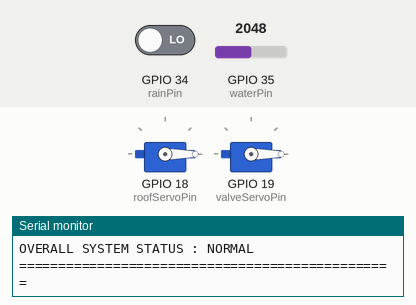
Simulated run of this sketch. Board: ESP32. On the bench: 2 × servo, the last lines printed to the serial monitor. The inputs (shaded band) are chosen by the test bench; at power-on: GPIO 34 (rainPin) LOW, GPIO 35 (waterPin) = 2048.

Above: at 1.2 s.
1.3 s: GPIO 34 (rainPin) driven HIGH
At 3.6 s:
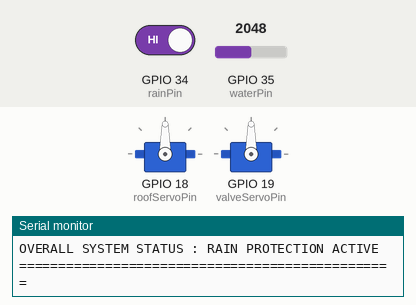
4.3 s: GPIO 35 (waterPin) set to 3655
7.3 s: GPIO 35 (waterPin) set to 3727
At 10.0 s:
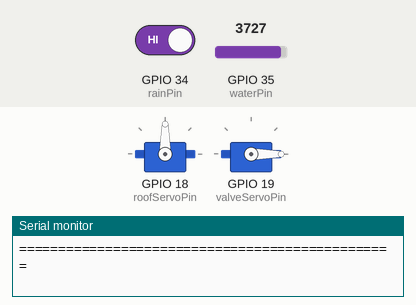
10.3 s: GPIO 35 (waterPin) set to 3603
At 13.0 s:
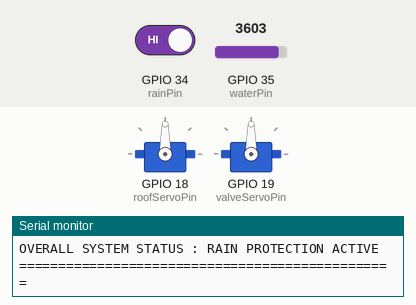
13.3 s: GPIO 35 (waterPin) set to 4095
At 16.2 s:
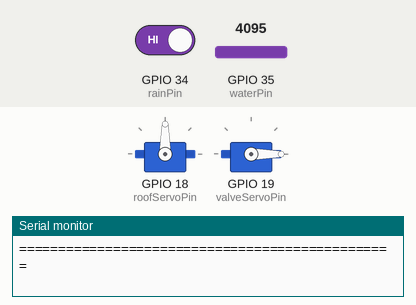
Timing chart, 0 to 17.3 s (numbered marks = the images above; inputs shaded):
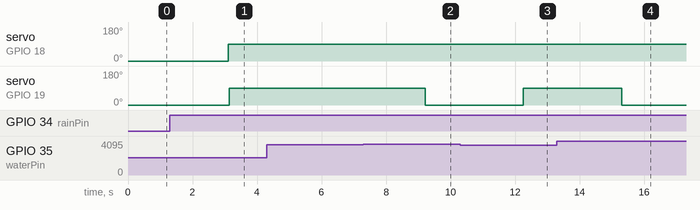

The sketch:

RAINSHIELD.ino
```cpp
#include <ESP32Servo.h>

// =====================================================
// RAINSHIELD - SMART RAINWATER HARVESTING AND
// AUTOMATIC CLOTH PROTECTION SYSTEM
// =====================================================

// ---------------- Pin Configuration ----------------
const int rainPin = 34;       // Rain Sensor - Digital Input
const int waterPin = 35;      // Water Level Sensor - Analog Input
const int roofServoPin = 18;  // Servo 1 - Cloth/Roof Protection
const int valveServoPin = 19; // Servo 2 - Water Flow Control

// ---------------- Servo Objects ----------------
Servo roofServo;
Servo valveServo;

// ---------------- Servo Positions ----------------
const int ROOF_NORMAL = 0;       // Clothes exposed / normal position
const int ROOF_PROTECTED = 90;   // Clothes protected from rain

const int VALVE_CLOSED = 0;      // Water flow stopped
const int VALVE_OPEN = 90;       // Water flow allowed

// ---------------- Tank Setting ----------------
const int TANK_FULL_LEVEL = 90;  // Percentage at which tank is considered full

// ---------------- Timing ----------------
unsigned long lastUpdate = 0;
const unsigned long UPDATE_INTERVAL = 3000;

// =====================================================
// SETUP
// =====================================================
void setup() {
  Serial.begin(115200);

  pinMode(rainPin, INPUT);
  pinMode(waterPin, INPUT);

  roofServo.setPeriodHertz(50);
  valveServo.setPeriodHertz(50);

  roofServo.attach(roofServoPin, 500, 2400);
  valveServo.attach(valveServoPin, 500, 2400);

  // Initial positions
  roofServo.write(ROOF_NORMAL);
  valveServo.write(VALVE_CLOSED);

  Serial.println("================================================");
  Serial.println("RAINSHIELD - SMART RAINWATER HARVESTING AND");
  Serial.println("AUTOMATIC CLOTH PROTECTION SYSTEM");
  Serial.println("================================================");
  Serial.println("ESP32 Dev Module");
  Serial.println("System Initializing...");
  Serial.println("Rain Sensor              : GPIO34 (Digital Input)");
  Serial.println("Water Level Sensor       : GPIO35 (Analog Input)");
  Serial.println("Servo 1 (Cloth Protection): GPIO18 (Output)");
  Serial.println("Servo 2 (Water Flow)      : GPIO19 (Output)");
  Serial.println("------------------------------------------------");
  Serial.println("System Initialized Successfully!");
  Serial.println("================================================");
}

// =====================================================
// READ WATER LEVEL
// Converts the analog sensor reading to percentage.
// =====================================================
int readWaterLevel() {
  int sensorValue = analogRead(waterPin);

  // ESP32 ADC range: approximately 0 to 4095
  int percentage = map(sensorValue, 0, 4095, 0, 100);
  percentage = constrain(percentage, 0, 100);

  return percentage;
}

// =====================================================
// DISPLAY SYSTEM STATUS
// =====================================================
void displayStatus(int rainDetected, int waterLevel) {

  bool tankFull = (waterLevel >= TANK_FULL_LEVEL);

  Serial.println();
  Serial.println("---------------- STATUS UPDATE ----------------");

  // Time since ESP32 started
  unsigned long totalSeconds = millis() / 1000;
  int hours = (totalSeconds / 3600) % 24;
  int minutes = (totalSeconds / 60) % 60;
  int seconds = totalSeconds % 60;

  char timeString[10];
  sprintf(timeString, "%02d:%02d:%02d", hours, minutes, seconds);

  Serial.print("Time                   : ");
  Serial.println(timeString);

  Serial.print("Rain Sensor            : ");
  Serial.print(rainDetected);
  Serial.println(rainDetected ? " (Rain Detected)" : " (No Rain)");

  Serial.print("RAIN DETECTED          : ");
  Serial.println(rainDetected ? "YES" : "NO");

  Serial.print("Water Level            : ");
  Serial.print(waterLevel);
  Serial.println(" %");

  Serial.print("Tank Status             : ");
  Serial.println(tankFull ? "FULL" : "NOT FULL");

  if (rainDetected) {
    roofServo.write(ROOF_PROTECTED);

    Serial.println("Servo 1 (GPIO18)       : Activated (Moving to protected position)");
    Serial.println("Clothes Status         : PROTECTED");

    if (!tankFull) {
      valveServo.write(VALVE_OPEN);
      Serial.println("Servo 2 (GPIO19)       : OPEN (Allowing water flow)");
      Serial.println("Water Flow             : OPEN");
    } else {
      valveServo.write(VALVE_CLOSED);
      Serial.println("Servo 2 (GPIO19)       : CLOSED (Tank full)");
      Serial.println("Water Flow             : STOPPED");
    }

  } else {
    roofServo.write(ROOF_NORMAL);
    valveServo.write(VALVE_CLOSED);

    Serial.println("Servo 1 (GPIO18)       : Returned to normal position");
    Serial.println("Clothes Status         : NORMAL POSITION");
    Serial.println("Servo 2 (GPIO19)       : CLOSED (Ready for next rain)");
    Serial.println("Water Flow             : CLOSED");
  }

  Serial.println("-----------------------------------------------");
  Serial.print("OVERALL SYSTEM STATUS : ");

  if (rainDetected && tankFull) {
    Serial.println("TANK FULL - WATER FLOW STOPPED");
  } else if (rainDetected) {
    Serial.println("RAIN PROTECTION ACTIVE");
  } else {
    Serial.println("NORMAL");
  }

  Serial.println("================================================");
}

// =====================================================
// LOOP
// =====================================================
void loop() {

  // Read rain sensor
  int rainState = digitalRead(rainPin);

  // In this project:
// 1 = Rain detected
// 0 = No rain
  bool rainDetected = (rainState == HIGH);

  // Read water level
  int waterLevel = readWaterLevel();

  // Update the system periodically
  if (millis() - lastUpdate >= UPDATE_INTERVAL || lastUpdate == 0) {
    lastUpdate = millis();

    displayStatus(rainDetected, waterLevel);
  }

  delay(100);
}
```

Measured:
- the behaviour switches between 3685 and 3686 on GPIO 35 (waterPin) (found by bisection; images 1 and 2)
- after the input at 1.3 s, servo on GPIO 18 (roofServoPin), servo on GPIO 19 (valveServoPin): 0° → 90° after 1.8 s
- after the input at 7.3 s, servo on GPIO 19 (valveServoPin): 90° → 0° after 1.9 s
- after the input at 10.3 s, servo on GPIO 19 (valveServoPin): 0° → 90° after 2.0 s
- after the input at 13.3 s, servo on GPIO 19 (valveServoPin): 90° → 0° after 2.0 s
